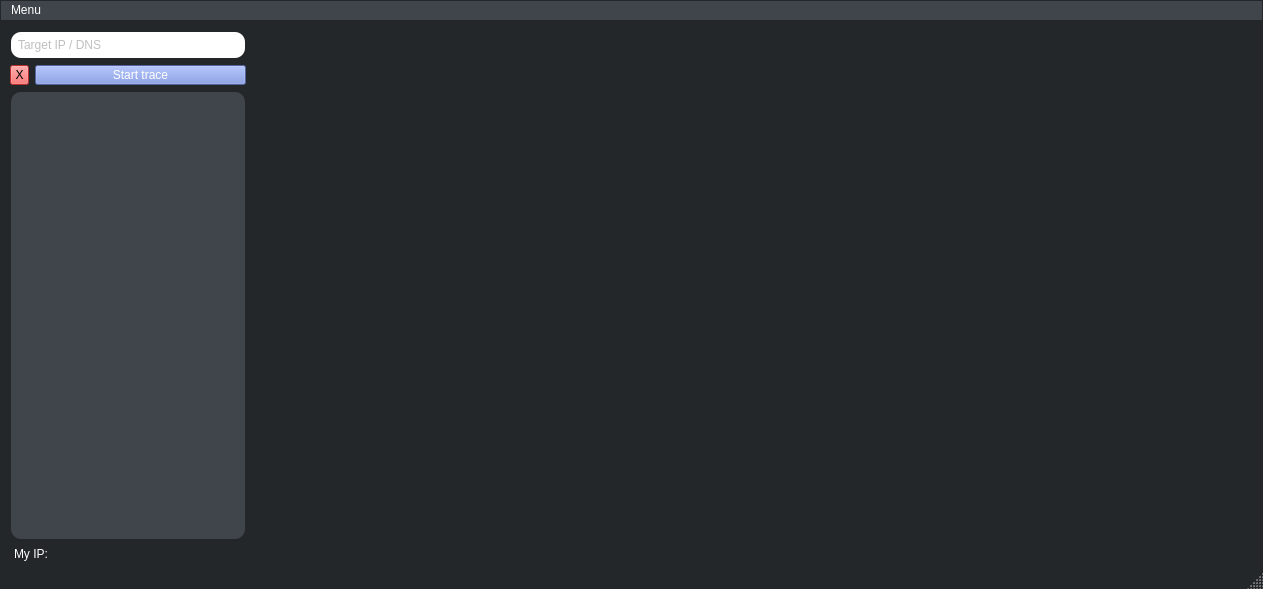
<?xml version="1.0" encoding="UTF-8"?>
<ui version="4.0">
 <class>MainWindow</class>
 <widget class="QMainWindow" name="MainWindow">
  <property name="geometry">
   <rect>
    <x>0</x>
    <y>0</y>
    <width>1263</width>
    <height>589</height>
   </rect>
  </property>
  <property name="windowTitle">
   <string>GeoTrace</string>
  </property>
  <property name="styleSheet">
   <string notr="true">/* ALL */
* {
	margin: 1px;
}

/* Buttons */
QAbstractButton {
	margin: 0px;
	padding: 0px;
}
QPushButton {
	background: #7289DA;
	color: white;
}
QToolButton {
	background: rgb(255, 65, 65);

}

/* Main Window */
QMainWindow {
	background: #23272A;
	font: 8pt &quot;Consolas&quot;;
}

/* List */
QListWidget {
	color: white;
	/*background: #2C2F33; /**/
	/*background: rgb(47, 50, 54); /**/
	background: rgb(64, 68, 75);
	border-radius: 10px;
}

/* Menu bar */
QMenuBar {
	/*background: #2C2F33; /**/
	/*background: rgb(47, 50, 54); /**/
	background: rgb(64, 68, 75);
	color: white;

}

/* Label */
QLabel {
	color: white;
}

/* Map Label */
QLabel[objectName^=&quot;label_2&quot;] {
	border-radius: 10px;
}

/* Line edit */
QLineEdit {
	background: white;
	padding: 5px;
	border-radius: 10px;
	border: 0px;
	color: grey;
}

/* Status Bar */
QStatusBar {
	color: white; /**/
}</string>
  </property>
  <property name="tabShape">
   <enum>QTabWidget::Rounded</enum>
  </property>
  <widget class="QWidget" name="centralwidget">
   <widget class="QWidget" name="horizontalLayoutWidget">
    <property name="geometry">
     <rect>
      <x>10</x>
      <y>10</y>
      <width>1242</width>
      <height>531</height>
     </rect>
    </property>
    <layout class="QHBoxLayout" name="horizontalLayout">
     <item>
      <layout class="QVBoxLayout" name="verticalLayout_2">
       <item>
        <widget class="QLineEdit" name="lineEdit">
         <property name="maximumSize">
          <size>
           <width>500</width>
           <height>16777215</height>
          </size>
         </property>
         <property name="toolTip">
          <string>&lt;html&gt;&lt;head/&gt;&lt;body&gt;&lt;p&gt;Enter IP or DNS for target.&lt;/p&gt;&lt;/body&gt;&lt;/html&gt;</string>
         </property>
         <property name="readOnly">
          <bool>false</bool>
         </property>
         <property name="placeholderText">
          <string>Target IP / DNS</string>
         </property>
        </widget>
       </item>
       <item>
        <layout class="QHBoxLayout" name="horizontalLayout_2">
         <item>
          <widget class="QToolButton" name="toolButton">
           <property name="minimumSize">
            <size>
             <width>0</width>
             <height>20</height>
            </size>
           </property>
           <property name="styleSheet">
            <string notr="true"/>
           </property>
           <property name="text">
            <string>X</string>
           </property>
          </widget>
         </item>
         <item>
          <widget class="QPushButton" name="pushButton">
           <property name="minimumSize">
            <size>
             <width>0</width>
             <height>20</height>
            </size>
           </property>
           <property name="toolTip">
            <string>&lt;html&gt;&lt;head/&gt;&lt;body&gt;&lt;p&gt;Start traceroute to target IP or DNS in input above.&lt;/p&gt;&lt;/body&gt;&lt;/html&gt;</string>
           </property>
           <property name="text">
            <string>Start trace</string>
           </property>
          </widget>
         </item>
        </layout>
       </item>
       <item>
        <widget class="QListWidget" name="listWidget">
         <property name="toolTip">
          <string>&lt;html&gt;&lt;head/&gt;&lt;body&gt;&lt;p&gt;List displaying path from origin to target, including coordinates.&lt;/p&gt;&lt;/body&gt;&lt;/html&gt;</string>
         </property>
        </widget>
       </item>
       <item>
        <widget class="QLabel" name="label">
         <property name="minimumSize">
          <size>
           <width>200</width>
           <height>0</height>
          </size>
         </property>
         <property name="maximumSize">
          <size>
           <width>201</width>
           <height>16777215</height>
          </size>
         </property>
         <property name="text">
          <string>My IP:</string>
         </property>
        </widget>
       </item>
      </layout>
     </item>
     <item>
      <widget class="QWidget" name="widget" native="true">
       <property name="minimumSize">
        <size>
         <width>1000</width>
         <height>0</height>
        </size>
       </property>
       <widget class="QLabel" name="label_2">
        <property name="geometry">
         <rect>
          <x>0</x>
          <y>0</y>
          <width>1001</width>
          <height>531</height>
         </rect>
        </property>
        <property name="text">
         <string/>
        </property>
        <property name="pixmap">
         <pixmap resource="resources.qrc">:/images/world.jpg</pixmap>
        </property>
        <property name="scaledContents">
         <bool>true</bool>
        </property>
       </widget>
      </widget>
     </item>
    </layout>
   </widget>
  </widget>
  <widget class="QMenuBar" name="menubar">
   <property name="geometry">
    <rect>
     <x>0</x>
     <y>0</y>
     <width>1263</width>
     <height>22</height>
    </rect>
   </property>
   <widget class="QMenu" name="menuMenu">
    <property name="title">
     <string>Menu</string>
    </property>
    <addaction name="actionExport_to_PNG"/>
    <addaction name="actionCopy_GPS_to_Clipboard"/>
    <addaction name="actionCopy_X_Y_to_Clipboard"/>
    <addaction name="actionCopy_Traceroute_to_Clipboard"/>
    <addaction name="separator"/>
    <addaction name="actionDraw_Markers"/>
    <addaction name="actionDraw_Lines"/>
    <addaction name="actionDraw_arrows"/>
    <addaction name="separator"/>
    <addaction name="actionAdd_API_key"/>
   </widget>
   <addaction name="menuMenu"/>
  </widget>
  <widget class="QStatusBar" name="statusbar"/>
  <action name="actionExport_to_PNG">
   <property name="text">
    <string>Export as image</string>
   </property>
  </action>
  <action name="actionDraw_Markers">
   <property name="checkable">
    <bool>false</bool>
   </property>
   <property name="text">
    <string>Draw markers</string>
   </property>
  </action>
  <action name="actionDraw_Lines">
   <property name="checkable">
    <bool>false</bool>
   </property>
   <property name="text">
    <string>Draw lines</string>
   </property>
  </action>
  <action name="actionCopy_GPS_to_Clipboard">
   <property name="text">
    <string>Copy GPS to Clipboard</string>
   </property>
  </action>
  <action name="actionAdd_API_key">
   <property name="text">
    <string>Add API key</string>
   </property>
  </action>
  <action name="actionCopy_X_Y_to_Clipboard">
   <property name="text">
    <string>Copy X,Y to Clipboard</string>
   </property>
  </action>
  <action name="actionCopy_Traceroute_to_Clipboard">
   <property name="text">
    <string>Copy Traceroute to Clipboard</string>
   </property>
  </action>
  <action name="actionDraw_arrows">
   <property name="checkable">
    <bool>false</bool>
   </property>
   <property name="text">
    <string>Draw arrows</string>
   </property>
  </action>
 </widget>
 <resources>
  <include location="resources.qrc"/>
 </resources>
 <connections/>
</ui>
